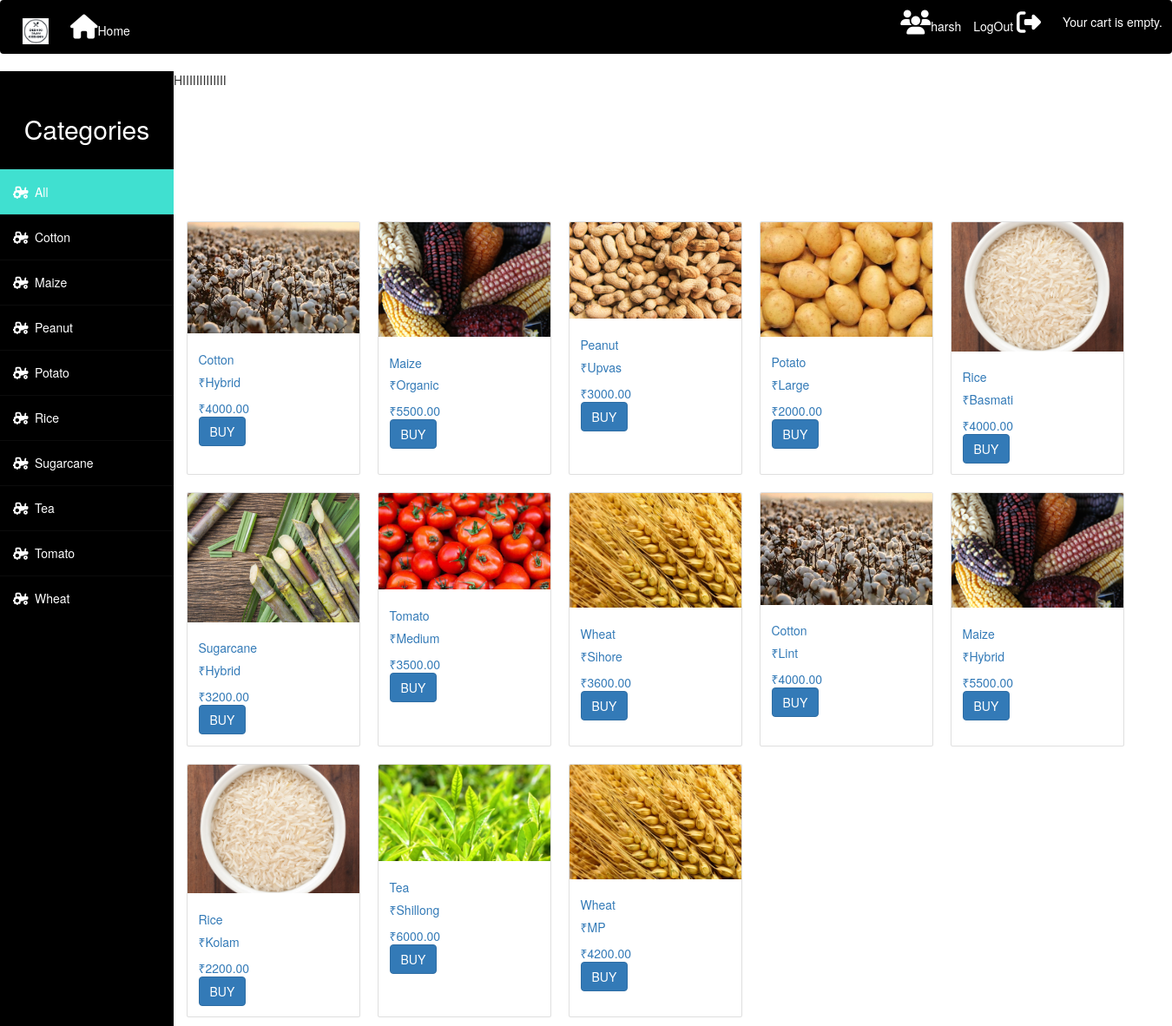
The page /buyer/shop (signed in) on the database its author committed.
### FarmerApp/models.py (models this page shows, shortened)
class Account(AbstractBaseUser,PermissionsMixin):
    username=models.CharField(max_length=100,unique=True)
    email=models.EmailField(max_length=100,blank=True,null=True)
    dob=models.DateField(null=True,blank=True)
    is_active=models.BooleanField(default=True)
    is_staff=models.BooleanField(default=False)
    is_superuser=models.BooleanField(default=False)
    is_admin=models.BooleanField(default=False)
    is_farmer=models.BooleanField(default=False)
    is_buyer=models.BooleanField(default=False)
    USERNAME_FIELD='username'
    REQUIRED_FIELDS=[]
    objects=AccountManager()

class CropFilter(models.Model):
    name = models.CharField(max_length=200,db_index=True)
    slug = models.SlugField(max_length=200,unique=True)
    class Meta:
        ordering = ('name',)
        verbose_name = 'filter'
        verbose_name_plural = 'filters'
    def get_absolute_url(self):
        return reverse('product_list_by_category', args=[self.slug])

class Crops(models.Model):
    name=models.CharField(max_length=100)
    slug = models.SlugField(max_length=200, db_index=True)
    farmer=models.ForeignKey(Farmer,related_name='Farmer',on_delete=models.CASCADE)
    category = models.ForeignKey(CropFilter,related_name='Crop_Filter',on_delete=models.CASCADE)
    c_type=models.CharField(max_length=100)
    price=models.DecimalField(max_digits=10, decimal_places=2)
    quantity=models.IntegerField(default =0)
    available = models.BooleanField(default=True)
    photo=models.ImageField(upload_to='cropImage/',blank=True)
    def get_absolute_url(self):
        return reverse('product_detail', args=[self.id, self.slug])

### FarmerApp/views.py (the view)
# urls.py: path('buyer/shop', views.product_list, name='product_list'),
@login_required
def product_list(request, category_slug=None):
    userr = request.user
    category = None
    categories = CropFilter.objects.all()
    products = Crops.objects.filter(available=True)
    if category_slug:
        category = get_object_or_404(CropFilter, slug=category_slug)
        products = products.filter(category=category)
    return render(request, 'FarmerApp/BuyerLand.html', {'category': category, 'categories': categories, 'products': products,'user':userr})

### FarmerApp/cart.py (called while the page is built)
    def __len__(self):
        return sum(item['quantity'] for item in self.cart.values())

### FarmerApp/context_processors.py (called while the page is built)
def cart(request):
    return {'cart': Cart(request)}

def cart1(request):
    return {'cart1': Cart1(request)}

### FarmerApp/templates/FarmerApp/BuyerLand.html (shortened to what this page needs)
<!DOCTYPE html>
{% load static %}
<html lang="en">
<head>
    <link rel="stylesheet" href="https://stackpath.bootstrapcdn.com/bootstrap/4.5.0/css/bootstrap.min.css">
<link href="/docs/4.5/dist/css/bootstrap.min.css" rel="stylesheet">
  <link href="{% static 'css/ecom.css' %}" rel="stylesheet">
</head>
<body>
<nav class="navbar navbar-expand-lg" style="background-color: black;">
  <a class="navbar-brand" href="#">
    <img src="{% static 'kisaan.png' %}" width="30" height="30" class="d-inline-block align-top" alt="Kya yaar ek logo toh daal">
  </a>
  <ul class="navbar-nav mr-auto ">
    <li>
      <a class="top" href=""><i class="fas fa-home fa-2x"></i>Home </a>
    </li>
  </ul>
    <ul class="list-inline">
      <li class="list-inline-item top">
        <a  class="top" style="margin-right: 10px;" href='#' ><i class="fas fa-users fa-2x"></i>{{ user.username }}</a>
        <a  class="top" href="{% url 'logout' %}" style="margin-right: 25px;">LogOut <i class="fas fa-sign-out-alt fa-2x"></i></a>
     </li>
    </ul>
    <ul class="list-inline">
      {% with total_items=cart|length %}
      {% if total_items > 0 %}
      <li class="list-inline-item top" >
        <a href="{% url "cart_detail" %}" class="top">
          <i class="fas fa-shopping-cart top fa-2x"></i>
        {{ total_items }} item,
        ₹{{ cart.get_total_price }}
      </a >
      {% else %}
      <h5 class='top'>
      Your cart is empty.</h5>
      {% endif %}
      {% endwith %}</li>
    </ul>
</nav>
<div class="wrapper">
  <div class="sidebar">
      <h2 style="color: white;">Categories</h2>
      <ul>
        <li {% if not category %}class="selected"{% endif %}><a href='{% url "product_list" %}'> <i class="fas fa-tractor"></i>All</a></li>
      {% for c in categories %}
      <li {% if category.slug == c.slug %}class="selected" {% endif %}>
        <a href="{{ c.get_absolute_url }}"><i class="fas fa-tractor"></i>{{ c.name }}</a>
      </li>
      {% endfor %}
      </ul>
  </div>
  <div class="main_content">
      <div class="header"> HIIIIIIIIIIIII</div>
      <div class="container" >
          <h2 style="margin-top: 100px; align-content:center; color: white;">These are all the available
          {% if category %}
           {{ category.name }}
            {% else %}
            </h2>
             {% endif %}
          <div class="row">
          {% for product in products %}
          <a href="{{ product.get_absolute_url }}">
          <div class="card m-3" style="width: 20rem;">
            <img class="card-img-top" src='{% if product.photo %}{{product.photo.url}}{% endif %}' alternate='Image not supplied'>
            <div class="card-body">
              <h5 class="card-title">{{ product.name }}</h5>
              <p class="card-text">₹{{ product.c_type }}</p>
              <p class="card-text">₹{{ product.price }}</p>
              <a href="{{ product.get_absolute_url }}" class="btn btn-primary">BUY</a>
            </div>
          </div>
        </a>
          {% endfor %}
            </div>
      </div>
  </div>
</div>
  </body>
</html>

### FarmerApp/static/css/ecom.css (style rules this page uses)
@media (min-width: 768px) { * { margin:0; padding:0; box-sizing: border-box; list-style: none; text-decoration: none; } }
@media (min-width: 768px) { .wrapper { display: flex; position: relative; z-index:2 } }
@media (min-width: 768px) { .wrapper .sidebar { margin-top: 0px; position: fixed; width:200px; height:100%; background: black; padding: 30px 0; z-index: 2; } }
@media (min-width: 768px) { .wrapper .sidebar h2 { text-align: center; margin-bottom: 30px; } }
@media (min-width: 768px) { .wrapper .sidebar ul li { padding:15px; border-bottom: 1px solid rgba(0,0,0,0.05); border-top: 1px solid rgba(225,225,225,0.05); } }
@media (min-width: 768px) { .wrapper .sidebar ul li a { color:white; display: block; } }
@media (min-width: 768px) { .wrapper .sidebar ul li a .fas { width:25px; } }
@media (min-width: 768px) { .wrapper .main_content { width:100%; margin-left:200px; z-index: 1; } }
@media (min-width: 768px) { .selected { background-color: turquoise; } }
@media (min-width: 768px) { body { background-image: url("images/E-combuyer.jpg"); background-size:cover; } }
.top { color:white }
.top a { text-decoration: none; }

### rows shown on the page
Account: username "harsh"
CropFilter: name "Cotton"
CropFilter: name "Maize"
CropFilter: name "Peanut"
CropFilter: name "Potato"
CropFilter: name "Rice"
CropFilter: name "Sugarcane"
CropFilter: name "Tea"
CropFilter: name "Tomato"
CropFilter: name "Wheat"
Crops: photo (picture), name "Cotton", c_type "Hybrid", price "4000.00"
Crops: photo (picture), name "Maize", c_type "Organic", price "5500.00"
Crops: photo (picture), name "Peanut", c_type "Upvas", price "3000.00"
Crops: photo (picture), name "Potato", c_type "Large", price "2000.00"
Crops: photo (picture), name "Rice", c_type "Basmati", price "4000.00"
Crops: photo (picture), name "Sugarcane", c_type "Hybrid", price "3200.00"
Crops: photo (picture), name "Tomato", c_type "Medium", price "3500.00"
Crops: photo (picture), name "Wheat", c_type "Sihore", price "3600.00"
Crops: photo (picture), name "Cotton", c_type "Lint", price "4000.00"
Crops: photo (picture), name "Maize", c_type "Hybrid", price "5500.00"
Crops: photo (picture), name "Rice", c_type "Kolam", price "2200.00"
Crops: photo (picture), name "Tea", c_type "Shillong", price "6000.00"
Crops: photo (picture), name "Wheat", c_type "MP", price "4200.00"
